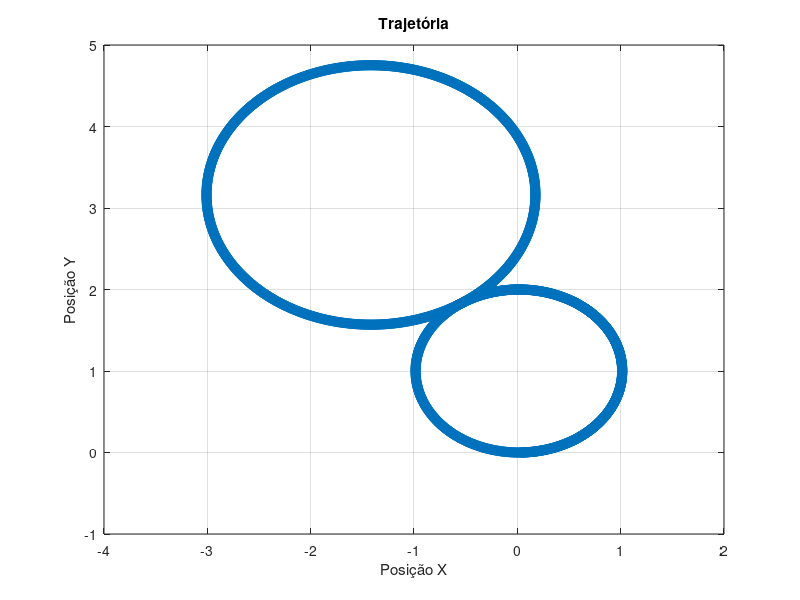
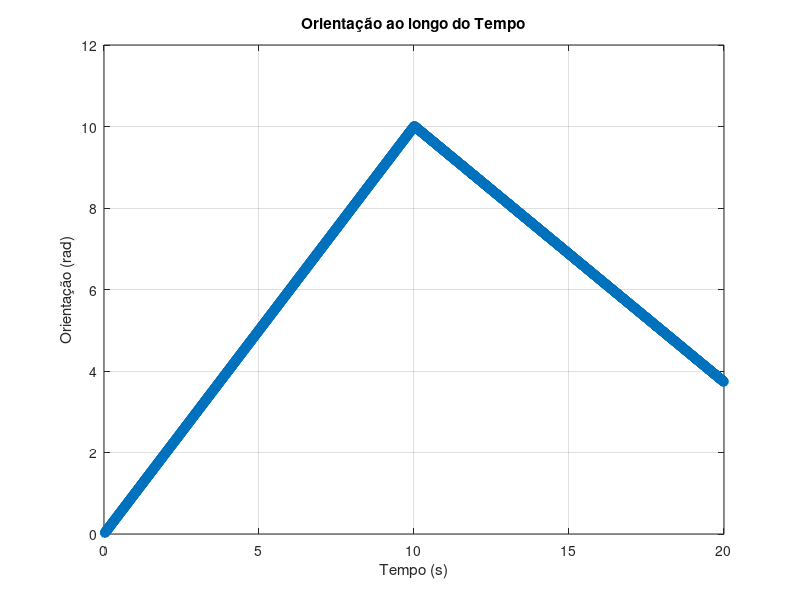

Write the MATLAB code that produced these figures, in order. (Note: this script raises an error after producing the figures.)
% Leia os dados do arquivo, ignorando o cabeçalho
data = dlmread('pos_or_log.txt', ',', 1, 0); % Ignora a primeira linha (cabeçalho)

% Separar as colunas
tempo = data(:, 1);      % Coluna 1: Tempo
posX = data(:, 2);       % Coluna 2: Posição X
posY = data(:, 3);       % Coluna 3: Posição Y
orientacao = data(:, 4); % Coluna 4: Orientação

% Filtrar os dados a partir de tempo >= 0.03000
filtro = tempo >= 0.03000;
tempo = tempo(filtro);
posX = posX(filtro);
posY = posY(filtro);
orientacao = orientacao(filtro);

% Plotar PosX (eixo X) versus PosY (eixo Y) em uma figura separada
figure;
plot(posX, posY, '-o', 'LineWidth', 1.5);
xlabel('Posição X');
ylabel('Posição Y');
title('Trajetória');
grid on;

% Plotar a Orientação ao longo do Tempo em uma figura separada
figure;
plot(tempo, orientacao, '-o', 'LineWidth', 1.5);
xlabel('Tempo (s)');
ylabel('Orientação (rad)');
title('Orientação ao longo do Tempo');
grid on;

% Exibir os primeiros 10 valores filtrados para conferência
disp('Primeiros 10 valores dos dados filtrados:');
disp(table(tempo(1:2000), posX(1:2000), posY(1:2000), orientacao(1:2000), ...
    'VariableNames', {'Tempo', 'Posicao_X', 'Posicao_Y', 'Orientacao'}));

